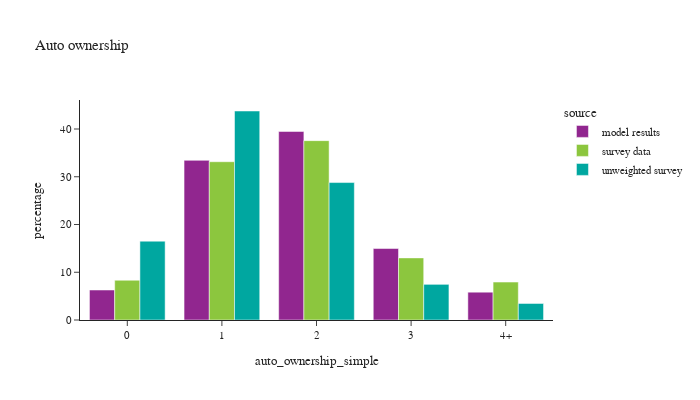

Source (notebook cell):
### Markdown cell above
## Auto ownership across all households

### Code cell
df_plot = hh_data.groupby(['source','auto_ownership_simple'])['hh_weight'].sum().reset_index()

df_plot['percentage'] = df_plot.groupby(['source'], group_keys=False)['hh_weight'].\
        apply(lambda x: 100 * x / float(x.sum()))
df_plot['source'] = df_plot['source'].astype(pd.CategoricalDtype(['model results', 'survey data', 'unweighted survey']))

fig = px.bar(df_plot.sort_values(by=['source']), x="auto_ownership_simple", y="percentage", color="source",
             barmode="group",
             title="Auto ownership")
fig.update_layout(height=400, width=700, font=dict(size=11))
fig.show()

### Figure 1 — Plotly figure (JSON) as saved in the notebook; plotly's stock layout.template omitted (floating-point values rounded to 4 significant figures)
{"data": [{"alignmentgroup": "True", "hovertemplate": "source=model results<br>auto_ownership_simple=%{x}<br>percentage=%{y}<extra></extra>", "legendgroup": "model results", "marker": {"color": "#91268F", "pattern": {"shape": ""}}, "name": "model results", "offsetgroup": "model results", "orientation": "v", "showlegend": true, "textposition": "auto", "type": "bar", "x": ["0", "1", "2", "3", "4+"], "xaxis": "x", "y": [6.284, 33.44, 39.49, 14.97, 5.823], "yaxis": "y"}, {"alignmentgroup": "True", "hovertemplate": "source=survey data<br>auto_ownership_simple=%{x}<br>percentage=%{y}<extra></extra>", "legendgroup": "survey data", "marker": {"color": "#8CC63E", "pattern": {"shape": ""}}, "name": "survey data", "offsetgroup": "survey data", "orientation": "v", "showlegend": true, "textposition": "auto", "type": "bar", "x": ["0", "1", "2", "3", "4+"], "xaxis": "x", "y": [8.331, 33.15, 37.57, 13.01, 7.944], "yaxis": "y"}, {"alignmentgroup": "True", "hovertemplate": "source=unweighted survey<br>auto_ownership_simple=%{x}<br>percentage=%{y}<extra></extra>", "legendgroup": "unweighted survey", "marker": {"color": "#00A7A0", "pattern": {"shape": ""}}, "name": "unweighted survey", "offsetgroup": "unweighted survey", "orientation": "v", "showlegend": true, "textposition": "auto", "type": "bar", "x": ["0", "1", "2", "3", "4+"], "xaxis": "x", "y": [16.51, 43.77, 28.79, 7.468, 3.463], "yaxis": "y"}], "layout": {"barmode": "group", "font": {"size": 11}, "height": 400, "legend": {"title": {"text": "source"}, "tracegroupgap": 0}, "title": {"text": "Auto ownership"}, "width": 700, "xaxis": {"anchor": "y", "domain": [0.0, 1.0], "title": {"text": "auto_ownership_simple"}}, "yaxis": {"anchor": "x", "domain": [0.0, 1.0], "title": {"text": "percentage"}}}}
